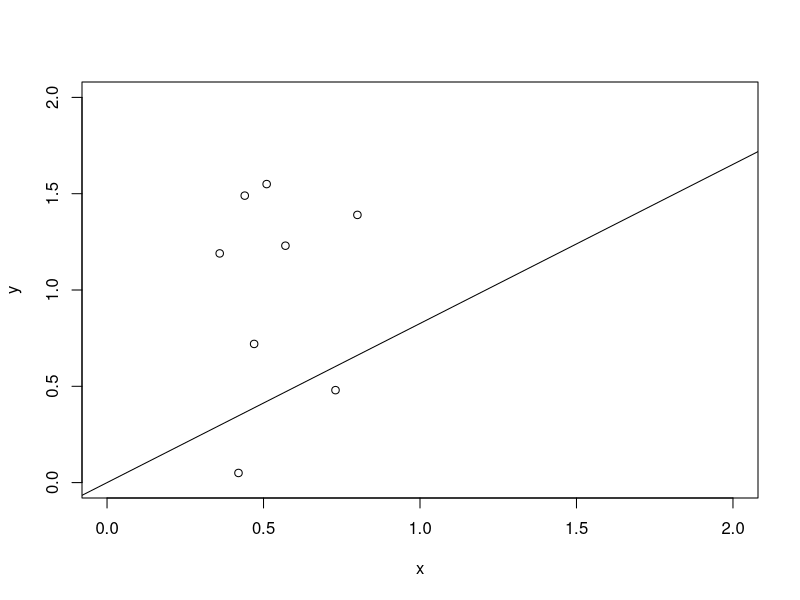
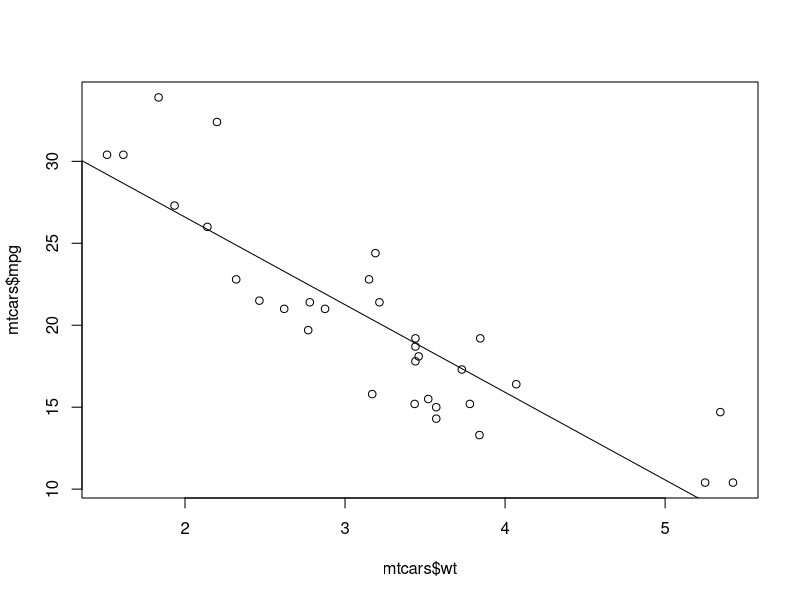

The R source for these figures, in order:
## ---- chunk 1
x <- c(0.18, -1.54, 0.42, 0.95)

# And weights given by
w <- c(2, 1, 3, 1)
## ---- chunk 2
sum(x*w)/sum(w)
## ---- chunk 3
weighted.mean(x,w)
## ---- chunk 4
x <- c(0.8, 0.47, 0.51, 0.73, 0.36, 0.58, 0.57, 0.85, 0.44, 0.42)
y <- c(1.39, 0.72, 1.55, 0.48, 1.19, -1.59, 1.23, -0.65, 1.49, 0.05)
## ---- chunk 5
lm(y ~ x -1)
## ---- chunk 6
# xlim and ylim to include origin in window
plot(x=x,y=y,xlim=c(0,2),ylim=c(0,2))
abline(lm(y ~ x -1))
## ---- chunk 7
data(mtcars)
lm(mtcars$mpg ~ mtcars$wt)
## ---- chunk 8
plot(x=mtcars$wt,y=mtcars$mpg)
abline(lm(mtcars$mpg ~ mtcars$wt))
## ---- chunk 9
0.4*1.5
## ---- chunk 10
x <- c(8.58, 10.46, 9.01, 9.64, 8.86)
## ---- chunk 11
sdx <- sd(x)
meanx <- mean(x)
x_norm <- (x - meanx)/sdx
print(x_norm)
## ---- chunk 12
x <- c(0.8, 0.47, 0.51, 0.73, 0.36, 0.58, 0.57, 0.85, 0.44, 0.42)
y <- c(1.39, 0.72, 1.55, 0.48, 1.19, -1.59, 1.23, -0.65, 1.49, 0.05)
## ---- chunk 13
lm(y ~ x)
## ---- chunk 14
x <- c(0.8, 0.47, 0.51, 0.73, 0.36, 0.58, 0.57, 0.85, 0.44, 0.42)
## ---- chunk 15
mean(x)
